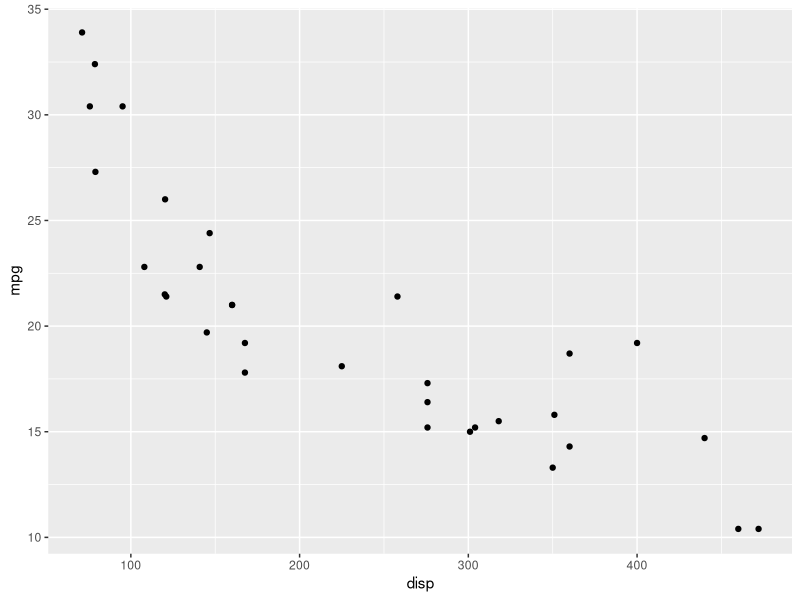
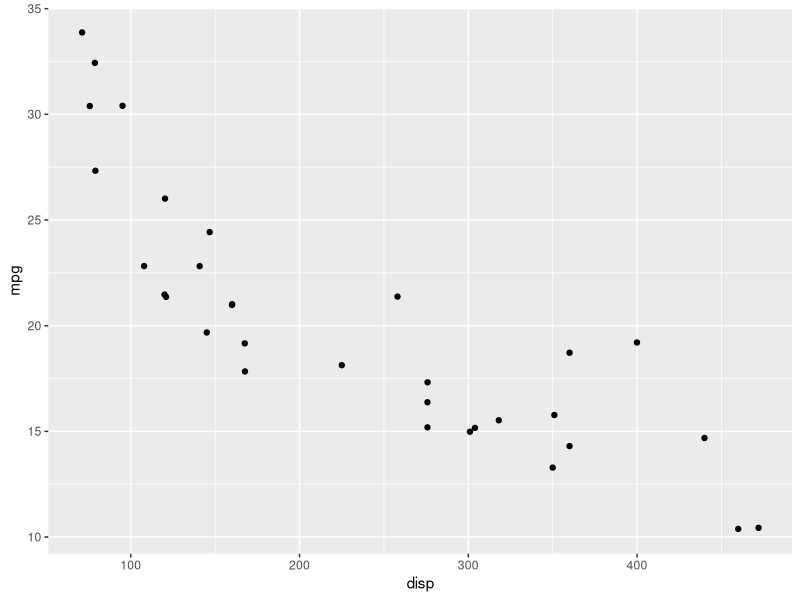
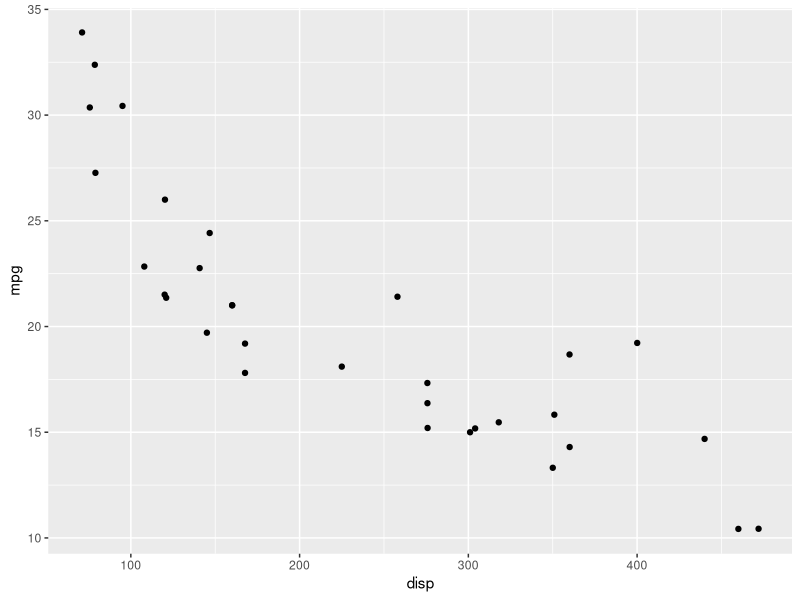
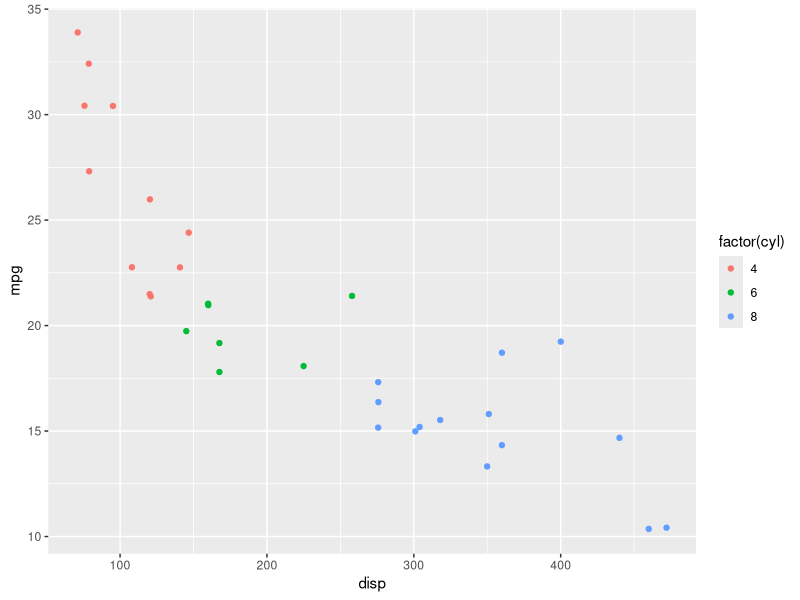
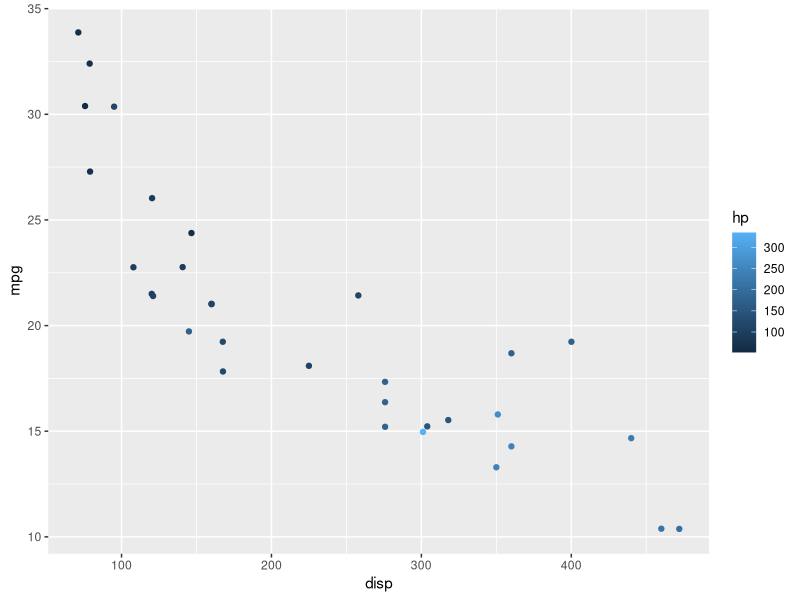
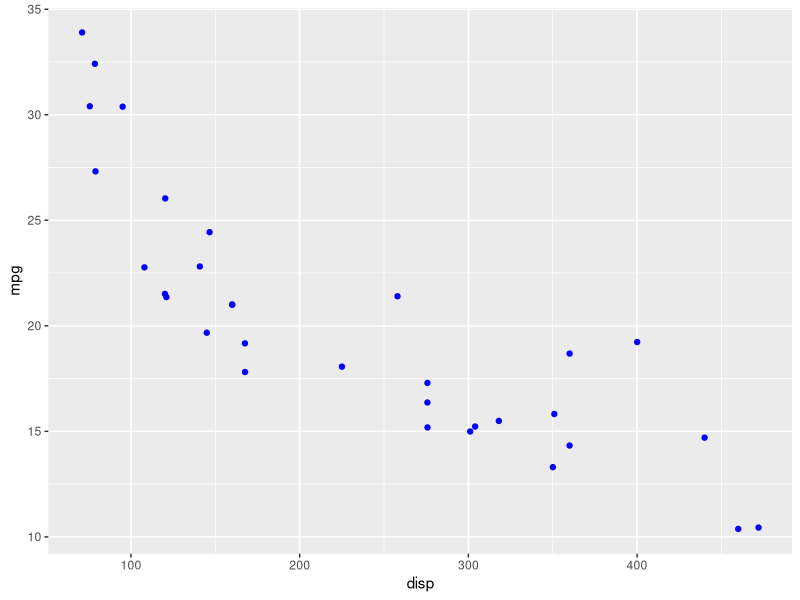
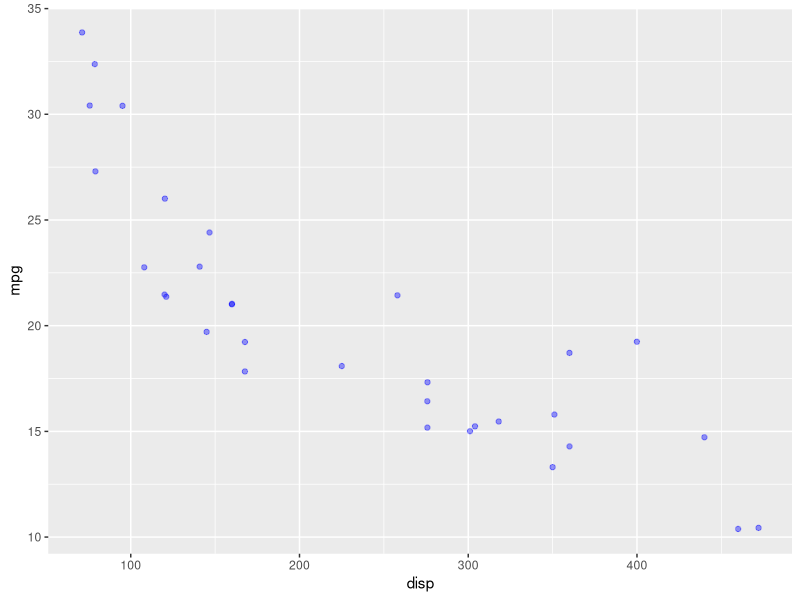
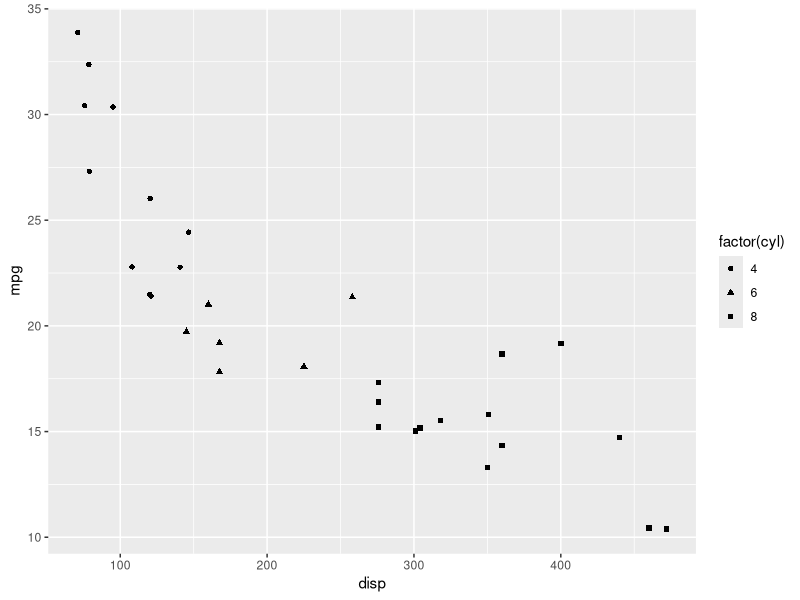

Write R code to recreate these figures, in order.
## ---- chunk 1
library(ggplot2)
library(dplyr)
library(tidyr)
## ---- chunk 2
ggplot(mtcars) +
  geom_point(aes(disp, mpg))
## ---- chunk 3
ggplot(mtcars) +
  geom_point(aes(disp, mpg), position = 'jitter')
## ---- chunk 4
ggplot(mtcars) +
  geom_jitter(aes(disp, mpg))
## ---- chunk 5
ggplot(mtcars) +
  geom_point(aes(disp, mpg, color = factor(cyl)), 
             position = 'jitter')
## ---- chunk 6
ggplot(mtcars) +
  geom_point(aes(disp, mpg, color = hp), 
             position = 'jitter')
## ---- chunk 7
ggplot(mtcars) +
  geom_point(aes(disp, mpg), color = 'blue', 
             position = 'jitter')
## ---- chunk 8
ggplot(mtcars) +
  geom_point(aes(disp, mpg), color = 'blue', alpha = 0.4, 
             position = 'jitter')
## ---- chunk 9
ggplot(mtcars) +
  geom_point(aes(disp, mpg, shape = factor(cyl)),
             position = 'jitter')
## ---- chunk 10
ggplot(mtcars) +
  geom_point(aes(disp, mpg), shape = 3,
             position = 'jitter')
## ---- chunk 11
ggplot(mtcars) +
  geom_point(aes(disp, mpg, size = hp), color = 'blue',
             position = 'jitter')
## ---- chunk 12
ggplot(mtcars) +
  geom_point(aes(disp, mpg), size = 3,
             position = 'jitter')
## ---- chunk 13
ggplot(mtcars, aes(disp, mpg)) +
  geom_point(position = 'jitter') +
  geom_smooth(method = 'lm', se = FALSE)
## ---- chunk 14
ggplot(mtcars, aes(disp, mpg)) +
  geom_point(position = 'jitter') +
  geom_smooth(method = 'lm', se = TRUE)
## ---- chunk 15
ggplot(mtcars, aes(disp, mpg)) +
  geom_point(position = 'jitter') +
  geom_smooth(method = 'loess', se = FALSE)
## ---- chunk 16
ggplot(mtcars, aes(disp, mpg)) +
  geom_point(position = 'jitter') +
  geom_abline(slope = 29.59985, intercept = -0.04122)
